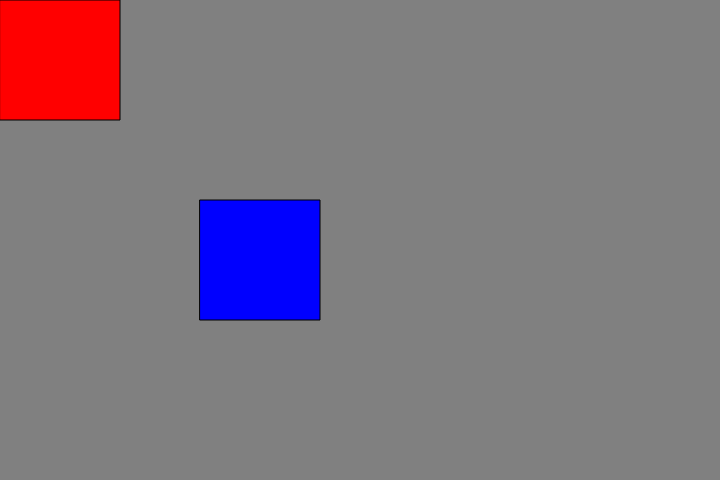
Frame 1 (no input)
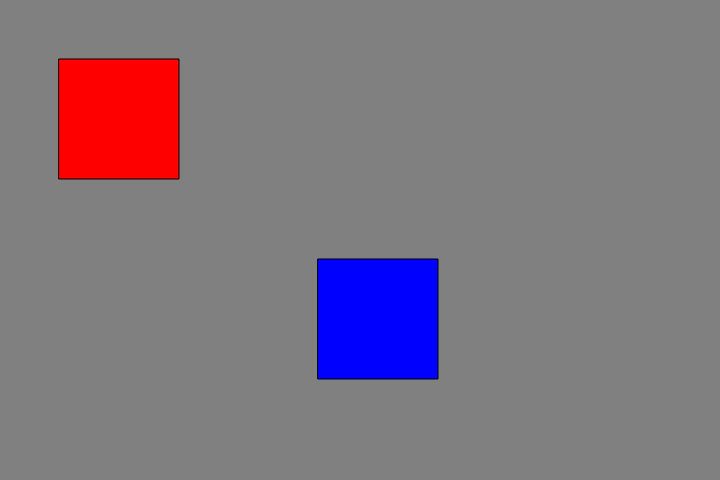
Frame 60 (no input)
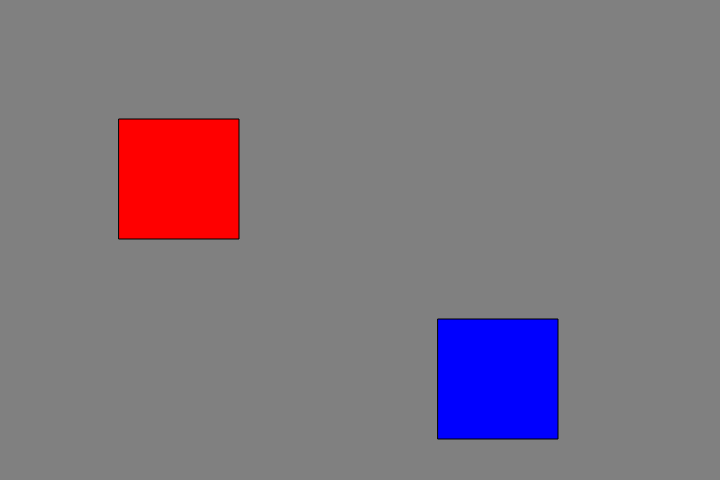
Frame 120 (the mouse pressed at the canvas centre since frame 60)

The p5.js sketch that drew these frames (run headless with seeded random() and noise() and a simulated clock; from frame 60 on, the mouse is pressed at the canvas centre):

// p5.js sketch
// ── sketch.js
var redBrick = { //this is the obect that deals with itself
    x: 0,
    y: 0,
    w: 120,
    h: 120,
    xSpeed: 1,
    ySpeed: 1,
    colour: 'red',
    draw: function (){
        fill ( this.colour); //keyword 'this' only looks in this set and not any other
        rect(this.x, this.y, this.w, this.h);
    },
    move: function(brick){
        this.x += this.xSpeed;
        this.y += this.ySpeed;

        //console.log(Math.abs(this.x - brick.x) + " " + Math.abs(this.y - brick.y));

        if (this.x < 0 || this.x > width - this.w || (Math.abs(this.x - brick.x) <= this.w && Math.abs(this.y - brick.y) <= this.h)){
            this.xSpeed *= -1;
        }
        if (this.y > height - this.h || this.y < 0 || (Math.abs(this.x - brick.x) <= this.w && Math.abs(this.y - brick.y) <= this.h)){
            this.ySpeed *= -1;
        }
    } // dont need a comma at the end of the last key value pair
};

var blueBrick = { //this is the obect that deals with itself
    x: 200,
    y: 200,
    w: 120,
    h: 120,
    xSpeed: 2,
    ySpeed: 1,
    colour: 'blue',
    draw: function (){
        fill ( this.colour); //keyword 'this' only looks in this set and not any other
        rect(this.x, this.y, this.w, this.h);
    },
    move: function(brick){
        this.x += this.xSpeed;
        this.y += this.ySpeed;

        if (this.x < 0 || this.x > width - this.w || (Math.abs(this.x - brick.x) <= this.w && Math.abs(this.y - brick.y) <= this.h)){
            this.xSpeed *= -1;
        }
        if (this.y > height - this.h || this.y < 0 || (Math.abs(this.x - brick.x) <= this.w && Math.abs(this.y - brick.y) <= this.h)){
            this.ySpeed *= -1;
        }
    } // dont need a comma at the end of the last key value pair
};

// redBrick.x++ return current value then increments
//++redBrick.x increments value and then returns

function setup(){
    createCanvas (720, 480);
}

function draw(){
    background ('grey');
    redBrick.draw();
    redBrick.move(blueBrick);
    blueBrick.draw();
    blueBrick.move(redBrick);
}
